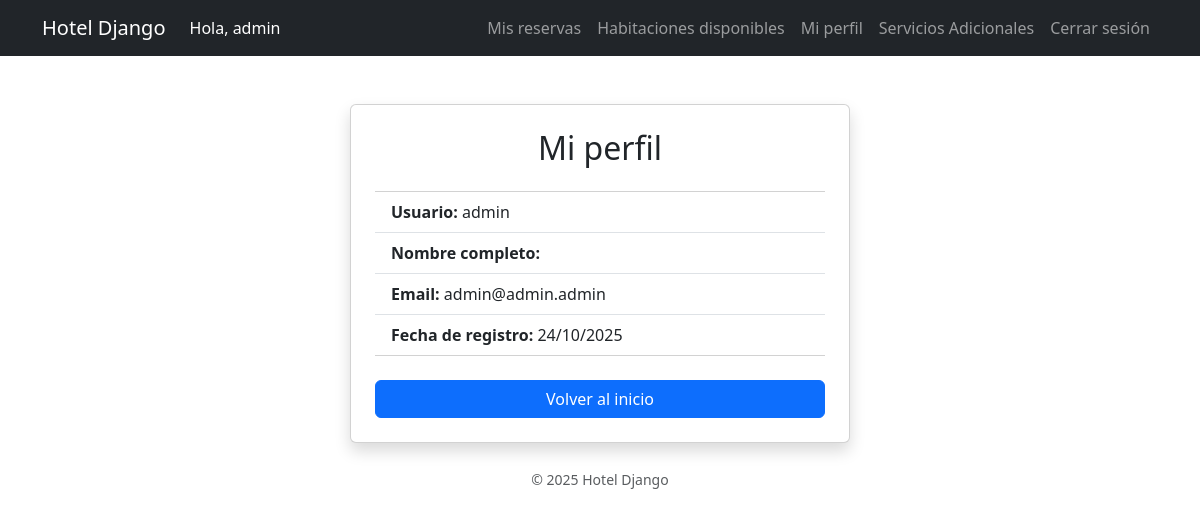
/perfil/ (signed in), run on the app's committed database.
### apps/usuarios/models.py (models this page shows, shortened)
class Usuario(AbstractUser):
    telefono = models.CharField(max_length=20, blank=True, null=True)
    direccion = models.CharField(max_length=200, blank=True, null=True)

### hotel/views.py (the view)
# urls.py: path("perfil/", perfil_usuario, name="perfil_usuario"),
def perfil_usuario(request):
    return render(request, "hotel/perfil_usuario.html", {"user": request.user})

### templates/hotel/perfil_usuario.html
{% extends "base.html" %}
{% block content %}
<div class="d-flex justify-content-center align-items-center flex-column mt-5">
    <div class="card shadow p-4 text-center" style="max-width: 500px; width: 100%;">
        <h2 class="mb-4">Mi perfil</h2>
        <ul class="list-group list-group-flush text-start">
            <li class="list-group-item"><strong>Usuario:</strong> {{ user.username }}</li>
            <li class="list-group-item"><strong>Nombre completo:</strong> {{ user.get_full_name }}</li>
            <li class="list-group-item"><strong>Email:</strong> {{ user.email }}</li>
            <li class="list-group-item"><strong>Fecha de registro:</strong> {{ user.date_joined|date:"d/m/Y" }}</li>
        </ul>
        <a href="/" class="btn btn-primary mt-4">Volver al inicio</a>
    </div>
</div>
{% endblock %}

### templates/base.html (shortened to what this page needs)
<!DOCTYPE html>
<html lang="es">
<head>
    <link rel="stylesheet" href="https://cdn.jsdelivr.net/npm/bootstrap@5.3.3/dist/css/bootstrap.min.css">
</head>
<body>
    <nav class="navbar navbar-expand-lg navbar-dark bg-dark mb-4">
        <div class="container">
            <a class="navbar-brand" href="/">Hotel Django</a>
            <div class="collapse navbar-collapse">
                <ul class="navbar-nav">
                    {% if user.is_authenticated %}
                    <li class="nav-item">
                        <span class="nav-link disabled" style="cursor: default; color: white;"> Hola, {{ user.username }}
                        </span>
                    </li>
                    {% endif %}
                </ul>
                <ul class="navbar-nav ms-auto">
                    {% if user.is_authenticated %}
                        <li class="nav-item">
                            <a class="nav-link" href="{% url 'mis_reservas' %}">Mis reservas</a>
                        </li>
                        <li class="nav-item">
                            <a class="nav-link" href="{% url 'habitaciones_disponibles' %}">Habitaciones disponibles</a>
                        </li>
                        <li class="nav-item">
                            <a class="nav-link" href="{% url 'perfil_usuario' %}">Mi perfil</a>
                        </li>
                         <li class="nav-item">
                            <a class="nav-link" href="{% url 'servicios_adicionales' %}">Servicios Adicionales</a>
                        </li>
                        <form method="post" action="{% url 'logout' %}" style="display:inline;">
                            <button type="submit" class="btn btn-link nav-link" style="display:inline; border:none; background:none;">
                                Cerrar sesión
                            </button>
                        </form>
                    {% else %}
                        <li class="nav-item"><a class="nav-link" href="{% url 'login' %}">Iniciar sesión</a></li>
                        <li class="nav-item"><a class="nav-link" href="{% url 'registro' %}">Registrarse</a></li>
                    {% endif %}
                </ul>
            </div>
        </div>
    </nav>
    <main class="container">
        {% block content %}
        {% endblock %}
    </main>
    <footer class="text-center mt-4 mb-4 text-muted">
        <small>© 2025 Hotel Django</small>
    </footer>
</body>
</html>

### data on the page
Usuario: username "admin", email "admin@admin.admin", date_joined "24/10/2025"
